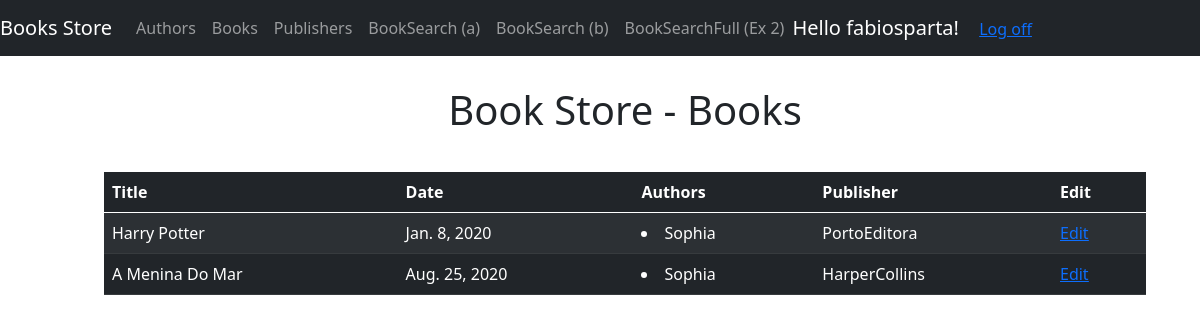
Page /authors/2/books (signed in) on the committed database.
### booksApp/models.py (models this page shows, shortened)
class Book(models.Model):
    title = models.CharField(max_length=100)
    date = models.DateField()
    authors = models.ManyToManyField(Author)
    publisher = models.ForeignKey(Publisher, on_delete=models.CASCADE)

class Author(models.Model):
    name = models.CharField(max_length=70)
    email = models.EmailField()

class Publisher(models.Model):
    name = models.CharField(max_length=70)
    city = models.CharField(max_length=50)
    country = models.CharField(max_length=50)
    website = models.URLField()
    def __str__(self):
        return self.name

### booksApp/views.py (the view)
# urls.py: path('authors/<int:_id>/books', views.show_author_books, name='show_author_books'),
def show_author_books(request, _id):
    a = Author.objects.get(id=_id)
    tparams = {
        'title': 'Show_More_Author',
        'books': Book.objects.filter(authors__name=a.name)
    }
    return render(request, 'Books.html', tparams)

### templates/Books.html (shortened to what this page needs)
{% extends "layout.html" %}
{% block content %}
    <div class="container">
        <h1 style="text-align: center; padding-bottom: 30px; padding-top: 20px"> Book Store - Books </h1>
    {% if books %}
        <table class="table table-dark table-striped">
  <thead>
    <tr>
      <th scope="col">Title</th>
      <th scope="col">Date</th>
      <th scope="col">Authors</th>
      <th scope="col">Publisher</th>
        <th scope="col">Edit</th>
    </tr>
  </thead>
  <tbody>
   {%  for book in books %}
    <tr>
    <td>{{ book.title }}</td>
    <td>{{ book.date }}</td>
    <td>{% for a in book.authors.all %}
                    <li style="text-decoration: none"> {{ a.name }}</li>
                {% endfor %}</td>
    <td>{{ book.publisher }}</td>
    {% if user.is_authenticated and  user.is_superuser %}
        <td> <a href="/edit/book/{{ book.title }}">  <u> Edit </u>  </a> </td>
    {% else %}
        <td> <a onclick="denyEditAlert()">  <u> Edit </u>  </a> </td>
    {% endif %}
    </tr>
    {% endfor %}
  </tbody>
</table>
    {% else %}
    <p> Did not find any result.</p>
    {% endif %}
    </div>
{% endblock %}
{% block scripts %}
    {% load static %}
{% endblock %}

### templates/loginpartial.html (shortened to what this page needs)
{% if user.is_authenticated %}
<form id="logoutForm" action="/logout" method="get" class="form-inline my-2 my-lg-0">
    <span class="navbar-brand">Hello {{ user.username }}!</span>
    <a href="javascript:document.getElementById('logoutForm').submit()">Log off</a>
</form>
{% else %}
<ul class="navbar-nav navbar-right">
    <li><a href="{% url 'login' %}">Log in</a></li>
</ul>
{% endif %}

### templates/layout.html (style rules this page uses)
body { padding: 50px 30px 50px 80px; }

### rows in the picture
Book: title "Harry Potter", date "Jan. 8, 2020", publisher "PortoEditora"
Author: name "Sophia"
Book: title "A Menina Do Mar", date "Aug. 25, 2020", publisher "HarperCollins"

### other values in the picture
{{ user.username }} "fabiosparta"
